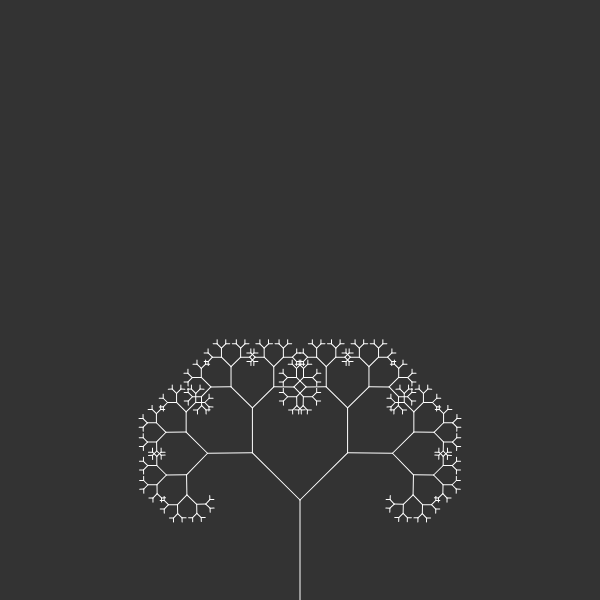
Frame 1 (no input)
Frame 60 (no input): identical to frame 1, image omitted
Frame 120 (the mouse pressed at the canvas centre since frame 60): identical to frame 1, image omitted

The p5.js sketch that drew this single still picture (run headless with seeded random() and noise() and a simulated clock; from frame 60 on, the mouse is pressed at the canvas centre):

// p5.js sketch
// ── sketch.js
var angle;
var slider;
// var tk;

function setup() {
    createCanvas(600, 600)
    angle = PI / 4;
    slider = createSlider(0, TWO_PI, PI / 4, 0.01);
}

function draw() {
    background(51);
    angle = slider.value();
    // tk = slider.value();
    stroke(255);
    translate(300, height);
    branch(100);
}

function branch(len) {
    line(0, 0, 0, -len);
    translate(0, -len);
    if(len > 6) {
        push();
        // strokeWeight(tk);
        rotate(angle);
        branch(len * 0.67);
        pop();
        push();
        // strokeWeight(tk);
        rotate(-angle);
        branch(len * 0.67);
        pop();
    }
}
